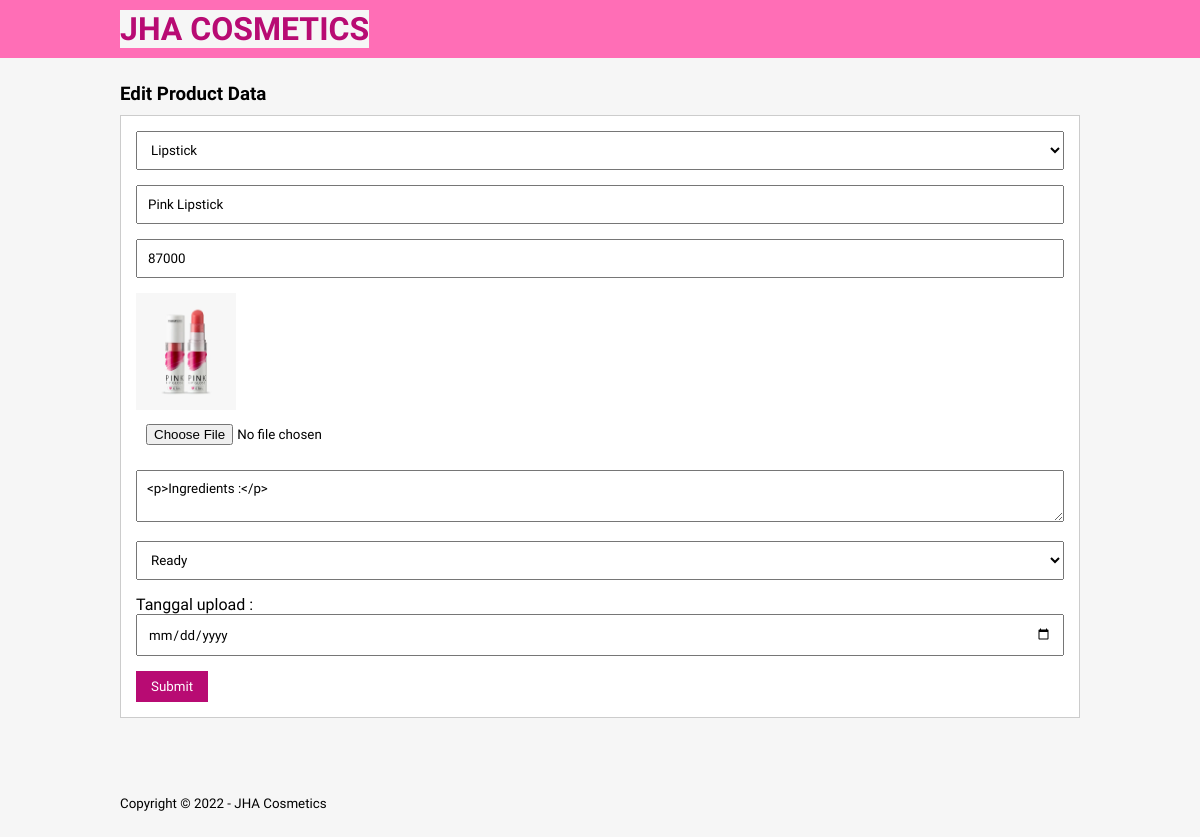
/edit-product.php?id=12, run on the app's committed database.
### tables this page shows
CREATE TABLE `tb_product` (
  `product_id` int(11) NOT NULL,
  `category_id` int(11) NOT NULL,
  `product_name` varchar(100) NOT NULL,
  `product_price` int(11) NOT NULL,
  `product_description` text NOT NULL,
  `product_image` varchar(100) NOT NULL,
  `product_status` tinyint(1) NOT NULL,
  `date_created` timestamp NOT NULL DEFAULT current_timestamp(),
  `tgl_upload` varchar(20) NOT NULL
);

CREATE TABLE `tb_category` (
  `category_id` int(11) NOT NULL,
  `category_name` varchar(25) NOT NULL
);

### edit-product.php (the view, shortened to what this page needs)
<?php
	include 'config.php';
	$images = mysqli_query($conn, "SELECT * FROM tb_product WHERE product_id = '".$_GET['id']."' ");
	$p = mysqli_fetch_object($images);
?>
<!DOCTYPE html>
<html>
<head>
	<link rel="stylesheet" href="css/style.css">
</head>
<body>
	<header>
		<div class="container">
			<h1><a href="index.php">JHA COSMETICS</a></h1>
		</div>
	</header>
	<div class="section">
		<div class="container">
			<h3>Edit Product Data</h3>
			<div class="box">
				<form action="" method="POST" enctype="multipart/form-data">
					<select class="input-control" name="kategori" required>
						<?php
							$kategori = mysqli_query($conn, "SELECT * FROM tb_category ORDER BY category_id DESC");
							while($r = mysqli_fetch_array($kategori)){
						?>
						<option value="<?php echo $r['category_id'] ?>" <?php echo ($r['category_id'] == $p->category_id)? 'selected':''; ?>><?php echo $r['category_name'] ?></option>
						<?php } ?>
					</select>
					<input type="text" name="nama" class="input-control" placeholder="Product Name" value="<?php echo $p->product_name ?>" required>
					<input type="text" name="harga" class="input-control" placeholder="Price" value="<?php echo $p->product_price ?>" required>
					<img src="images/<?php echo $p->product_image ?>" width="100px">
					<input type="file" name="gambar" class="input-control">
					<textarea class="input-control" name="deskripsi" placeholder="Description"><?php echo $p->product_description ?></textarea><br>
					<select class="input-control" name="status">
						<option value="1" <?php echo ($p->product_status == 1)? 'selected':''; ?>>Ready</option>
					</select>
					<label for ="">Tanggal upload : </label>
					<input type="date" name="upload" class="input-control" value="<?php echo $p->product_upload ?>" required>
					<input type="submit" name="submit" value="Submit" class="btn">
				</form>
			</div>
		</div>
	</div>
	<footer>
		<div class="container">
			<small>Copyright &copy; 2022 - JHA Cosmetics</small>
		</div>
	</footer>
</body>
</html>

### css/style.css (style rules this page uses)
* { padding:0; margin:0; font-family: 'Quicksand', sans-serif; }
body { background-color: #f6f6f6; }
a { background-color: #f6f6f6; color:#b80b73; text-decoration: none; }
.input-control { width:100%; padding:10px; margin-bottom: 15px; box-sizing: border-box; }
.btn { padding:8px 15px; background-color: #b80b73; color: #fff; border:none; cursor: pointer; }
header { background-color: #ff6eb6; color: #fff; }
header h1 { float: left; padding:10px 0; }
footer { padding:25px 0; }
.container { width: 80%; margin:0 auto; }
.container:after { content: ''; display: block; clear: both; }
.section { padding:25px 0; }
.box { background-color: #fff; border:1px solid #ccc; padding:15px; box-sizing: border-box; margin:10px 0 25px 0; }
.box:after { content: ''; display: block; clear: both; }

### data on the page
tb_product: kategori "Lipstick", nama "Pink Lipstick", harga "87000", product_image (picture), deskripsi "<p>Ingredients :</p>", status "Ready"
